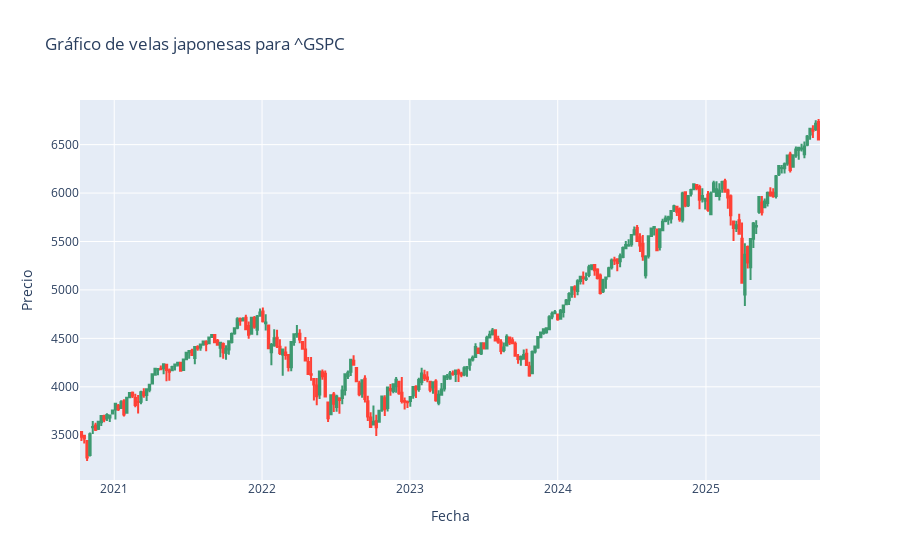

The notebook cell this image was saved under:
### Markdown cell above
---
<div style="text-align: center;">
    <h2><strong>S&P500</strong></h2>
    <h3>Ticker: ^GSPC</h3>
</div>

### Code cell
# Selecciona el ticker que quieres analizar
ticker = tickers[1]  # Por ejemplo, el primero de la lista

# Si descargaste los datos en formato multi-index, selecciona el ticker así:
df_ticker = data.xs(ticker, axis=1, level=1)
df_ticker = df_ticker.dropna()
# Graficar precios de apertura y cierre
fig = go.Figure(data=[
    go.Candlestick(
        x=df_ticker.index,
        open=df_ticker['Open'],
        high=df_ticker['High'],
        low=df_ticker['Low'],
        close=df_ticker['Close'],
        name='Precio'
    )
])

fig.update_layout(
    title=f'Gráfico de velas japonesas para {ticker}',
    xaxis_title='Fecha',
    yaxis_title='Precio',
    xaxis_rangeslider_visible=False
)

fig.show()

# Calcular variaciones
# Variación semanal (última semana vs anterior)
var_semana = (df_ticker['Close'].iloc[-1] - df_ticker['Close'].iloc[-2])/df_ticker['Close'].iloc[-2] * 100
# Variación mensual (último vs hace 4 semanas)
var_mes = (df_ticker['Close'].iloc[-1] - df_ticker['Close'].iloc[-5])/df_ticker['Close'].iloc[-5] * 100
# Variación anual (último vs hace 52 semanas)
var_anio = (df_ticker['Close'].iloc[-1] - df_ticker['Close'].iloc[-53])/df_ticker['Close'].iloc[-53] * 100

print(f"Variación semanal: {var_semana:.2f}%")
print(f"Variación mensual: {var_mes:.2f}%")
print(f"Variación anual  : {var_anio:.2f}%")

### Figure 1 — Plotly figure (JSON) as saved in the notebook; plotly's stock layout.template omitted (floating-point values rounded to 4 significant figures; data arrays with more than 128 entries replaced by an {"elided": "..."} marker saying what was removed)
{"data": [{"close": {"elided": "261 float values"}, "high": {"elided": "261 float values"}, "low": {"elided": "261 float values"}, "name": "Precio", "open": {"elided": "261 float values"}, "type": "candlestick", "x": {"elided": "261 str values"}}], "layout": {"title": {"text": "Gráfico de velas japonesas para ^GSPC"}, "xaxis": {"rangeslider": {"visible": false}, "title": {"text": "Fecha"}}, "yaxis": {"title": {"text": "Precio"}}}}
